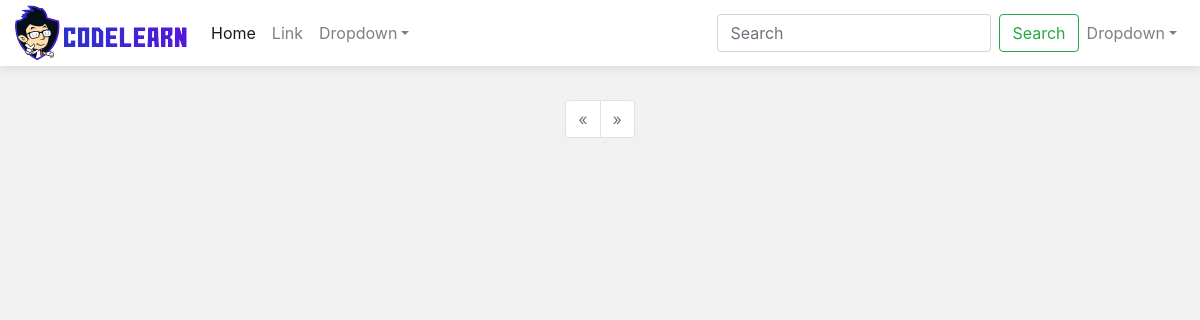
/tag/index.php?tag=game, run on an earlier commit of the app's database.
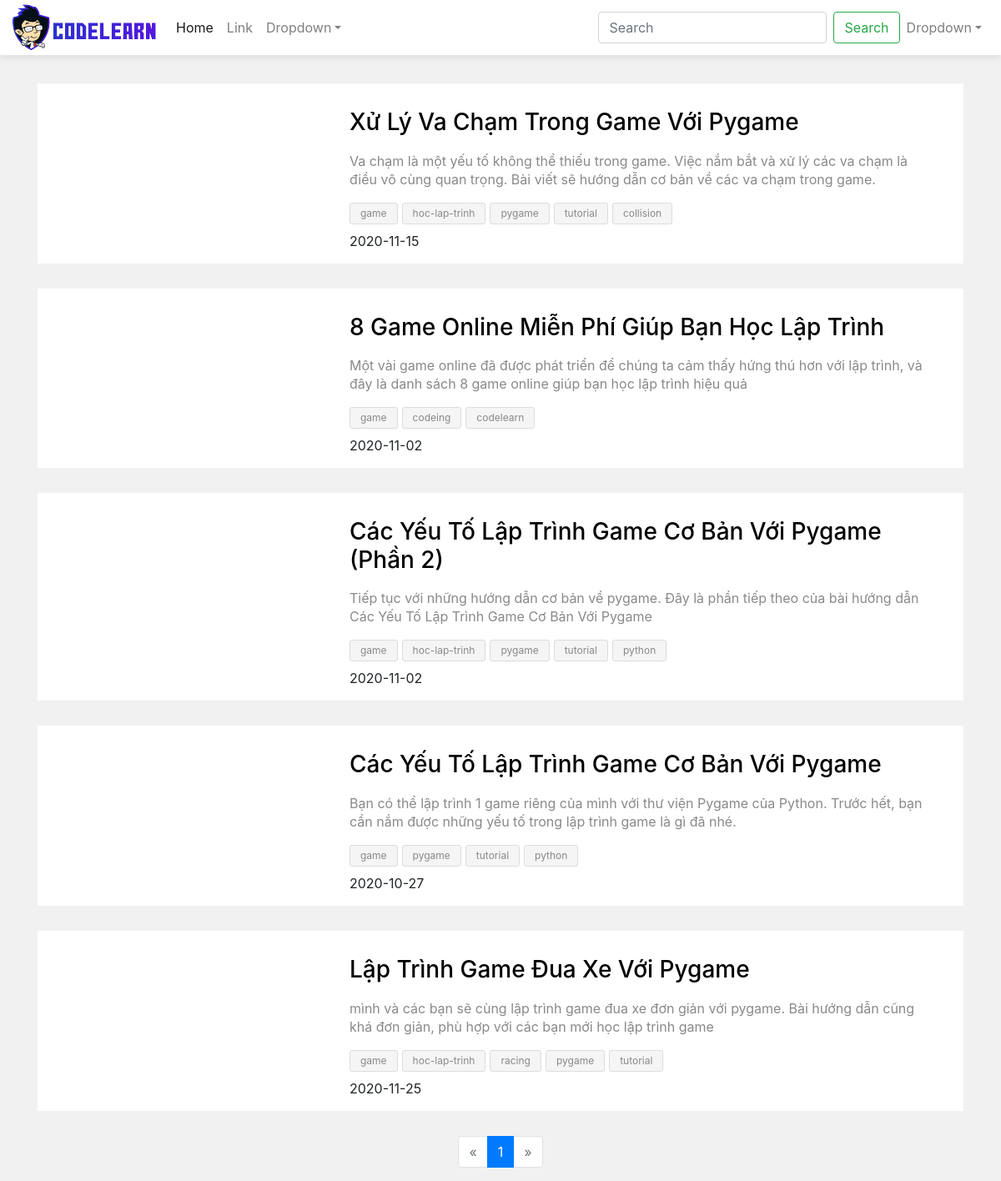
And on a later commit of the database.
### tables this page shows
CREATE TABLE IF NOT EXISTS `news_tags` (
  `new_id` int NOT NULL,
  `tag_id` int NOT NULL,
  PRIMARY KEY (`new_id`,`tag_id`)
);

CREATE TABLE IF NOT EXISTS `news` (
  `id` int NOT NULL AUTO_INCREMENT,
  `img` text NOT NULL,
  `header_title` varchar(200) NOT NULL,
  `content` text NOT NULL,
  `description` text NOT NULL,
  `create_at` date NOT NULL,
  PRIMARY KEY (`id`)
);

CREATE TABLE IF NOT EXISTS `tags` (
  `id` int NOT NULL AUTO_INCREMENT,
  `name` varchar(30) NOT NULL,
  PRIMARY KEY (`id`),
  UNIQUE KEY `name` (`name`)
);

### app/models/Db.php (called while the page is built, shortened)
<?php
class Db{
    public static $connection = null;
    public function __construct()
    {
        if(!self::$connection){
            self::$connection = new mysqli(DB_HOST, DB_USER, DB_PASS, DB_NAME, DB_PORT);
            self::$connection->set_charset('utf8mb4');
        }
        return self::$connection;
    }
    public function select($mysql){
        $mysql->execute();
        $item = $mysql->get_result()->fetch_all(MYSQLI_ASSOC);
        return $item;
    }
}

### app/models/NewsModel.php (called while the page is built, shortened)
<?php
class NewsModel extends Db
{
    public function getTotalRowByTag($tag)
    {
        $sql = parent::$connection->prepare("SELECT COUNT(news.id) FROM news JOIN news_tags ON news_tags.new_id = news.id JOIN tags ON tags.id = news_tags.tag_id WHERE tags.name = ?");
        $sql->bind_param('s', $tag);
        return parent::select($sql)[0]['COUNT(news.id)'];
    }
    public function getNewsByTagPage($tag, $page, $perPage)
    {
        $start = ($page - 1) * $perPage;
        $sql = parent::$connection->prepare("SELECT * FROM `news` JOIN `news_tags` ON news_tags.new_id = news.id JOIN `tags` ON tags.id = news_tags.tag_id WHERE tags.name = ? LIMIT ?,?");
        $sql->bind_param('sii', $tag, $start, $perPage);
        return parent::select($sql);
    }
    public function getTagById($id)
    {
        $sql = parent::$connection->prepare("SELECT tags.name FROM `news` JOIN news_tags ON news_tags.new_id = news.id JOIN tags ON tags.id = news_tags.tag_id WHERE news.id=?");
        $sql->bind_param('i', $id);
        return parent::select($sql);
    }
}

### tag/index.php (the view, shortened to what this page needs)
<?php
require_once '../component/Navbar.php';
require_once '../component/Pagination.php';
require_once '../component/Tag.php';
$perPage = 6;
$page = 1;
$tag = '';
if (isset($_GET['tag'])) {
	$tag = $_GET['tag'];
}
$newModel = new NewsModel();
$newList = $newModel->getNewsByTagPage($tag, $page, $perPage);
?>
<!DOCTYPE html>
<html lang="en">
<head>
	<link rel="stylesheet" href="https://maxcdn.bootstrapcdn.com/bootstrap/4.0.0/css/bootstrap.min.css">
	<link rel="stylesheet" href="/<?php echo BASE_URL ?>/public/css/listNews.css">
	<link rel="stylesheet" href="/<?php echo BASE_URL ?>/public/css/style.css">
</head>
<body>
	<?php echo Navbar::createNavbar() ?>
	<div class="container test">
		<?php foreach ($newList as $value) { ?>
			<div class="list-items">
				<div class="item">
					<div class="row">
						<div class="col-md-4">
						</div>
						<div class="col-md-8">
							<h3 class="header-title"><a href="/<?php echo BASE_URL ?>/post/?id=<?php echo $value['id'] ?>"><?php echo $value['header_title'] ?></a></h3>
							<p class="description"><?php echo $value['description'] ?></p>
							<?php echo Tag::createTag($value['new_id']) ?>
							<div class="create-at"><?php echo $value['create_at'] ?></div>
						</div>
					</div>
				</div>
			</div>
		<?php } ?>
	</div>
	<nav aria-label="Page navigation">
		<ul class="pagination justify-content-center">
			<?php
			$link = '/' . BASE_URL . '/tag/?tag=' . $tag . '&';
			echo Pagination::createPageLinks($newModel->getTotalRowByTag($tag), $perPage, $page, $link); ?>
		</ul>
	</nav>
</body>
</html>

### component/Pagination.php (shortened to what this page needs)
<?php
class Pagination
{
    public static function createPageLinks(int $totalRow, int $perPage, int $page,string $link)
    {
        $preDisabled = $page == 1 ? 'disabled' : '';
        $nextDisabled = $page > ($totalRow / $perPage) ? 'disabled' : '';
        $output = '<li class="page-item ' . $preDisabled . '">
            <a class="page-link" href="' . $link . 'page=' . ($page - 1) . '" aria-label="Previous">
                <span aria-hidden="true">&laquo;</span>
                <span class="sr-only">Previous</span>
            </a>
        </li>';
        for ($i = 1; $i < ($totalRow / $perPage) + 1; $i++) {
            if ($i == $page) {
                $output .= ' <li class="page-item active"><a class="page-link" href="' . $link . 'page=' . ($i) . '">' . $i . '</a></li>';
            } else {
                $output .= ' <li class="page-item"><a class="page-link" href="' . $link . 'page=' . ($i) . '">' . $i . '</a></li>';
            }
        }
        $output .= '<li class="page-item ' . $nextDisabled . '">
            <a class="page-link" href="' . $link . 'page=' . ($page + 1) . '" aria-label="Next">
                <span aria-hidden="true">&raquo;</span>
                <span class="sr-only">Next</span>
            </a>
        </li>';
        return $output;
    }
}

### component/Tag.php (shortened to what this page needs)
<?php
class Tag
{
    public static function createTag($id)
    {
        $newsModel = new NewsModel();
        $tagList = $newsModel->getTagById($id);
        $result = '<div class="row tag-list">
            <div class="col-md-12 tag-scroll">';
        foreach ($tagList as $value) {
            $result .= '<span><a href="/' . BASE_URL . '/tag/?tag='.$value['name'].'">'.$value['name'].'</a></span>';
        }
        $result .= '</div>
        </div>';
        return $result;
    }
}

What changed in the data, as far as the page shows it:
added news_tags: new.header_title "Xử Lý Va Chạm Trong Game Với Pygame", new.description "Va chạm là một yếu tố không thể thiếu trong game. Việc nắm bắt và xử lý các va chạm là điều vô cùng quan trọng. Bài viết sẽ hướng dẫn cơ bản về các va chạm trong game.", new.create_at "2020-11-15"
added tags: name "game"
added tags: name "hoc-lap-trinh"
added tags: name "pygame"
added tags: name "tutorial"
added tags: name "collision", shown under "Xử Lý Va Chạm Trong Game Với Pygame"
added news_tags: new.header_title "8 Game Online Miễn Phí Giúp Bạn Học Lập Trình", new.description "Một vài game online đã được phát triển để chúng ta cảm thấy hứng thú hơn với lập trình, và đây là danh sách 8 game online giúp bạn học lập trình hiệu quả", new.create_at "2020-11-02"
added tags: name "codeing", shown under "8 Game Online Miễn Phí Giúp Bạn Học Lập Trình"
added tags: name "codelearn", shown under "8 Game Online Miễn Phí Giúp Bạn Học Lập Trình"
added news_tags: new.header_title "Các Yếu Tố Lập Trình Game Cơ Bản Với Pygame (Phần 2)", new.description "Tiếp tục với những hướng dẫn cơ bản về pygame. Đây là phần tiếp theo của bài hướng dẫn Các Yếu Tố Lập Trình Game Cơ Bản Với Pygame", new.create_at "2020-11-02"
added tags: name "python"
added news_tags: new.header_title "Các Yếu Tố Lập Trình Game Cơ Bản Với Pygame", new.description "Bạn có thể lập trình 1 game riêng của mình với thư viện Pygame của Python. Trước hết, bạn cần nắm được những yếu tố trong lập trình game là gì đã nhé.", new.create_at "2020-10-27"
added news_tags: new.header_title "Lập Trình Game Đua Xe Với Pygame", new.description "mình và các bạn sẽ cùng lập trình game đua xe đơn giản với pygame. Bài hướng dẫn cũng khá đơn giản, phù hợp với các bạn mới học lập trình game", new.create_at "2020-11-25"
added tags: name "racing", shown under "Lập Trình Game Đua Xe Với Pygame"
Also different on the page:
new list line: "1"
